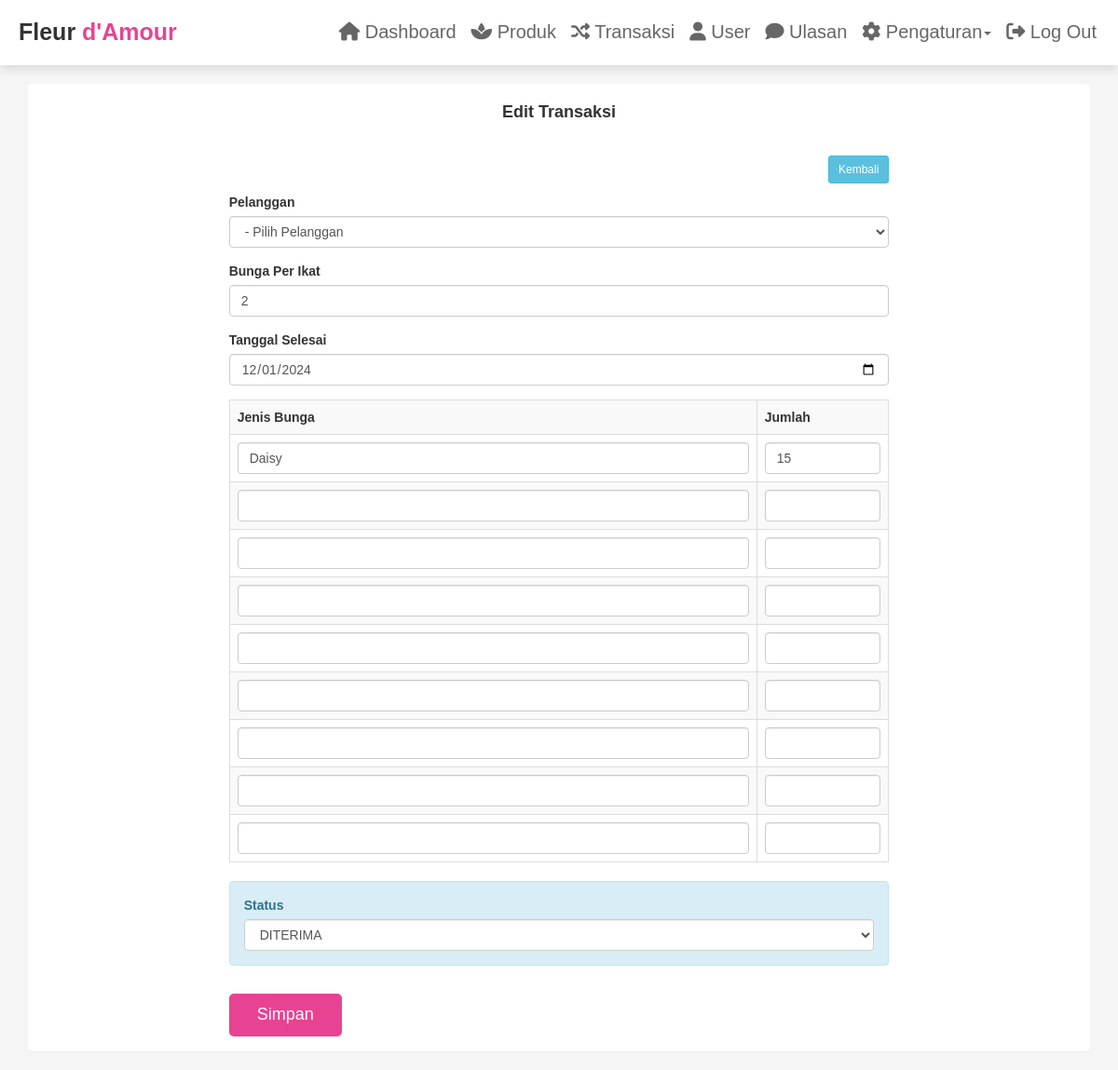
Screenshot of /flower_aulia/transaksi_edit.php?id=1 with the database file from the repository.
### tables this page shows
CREATE TABLE `transaksi` (
  `transaksi_id` int(100) NOT NULL,
  `transaksi_tgl` date NOT NULL,
  `user_id` int(100) NOT NULL,
  `jumlah` int(100) NOT NULL,
  `transaksi_harga` int(100) NOT NULL,
  `transaksi_status` int(100) NOT NULL
);

CREATE TABLE `bunga` (
  `id` int(100) NOT NULL,
  `transaksi_id` int(100) NOT NULL,
  `bunga` varchar(100) NOT NULL,
  `bunga_jumlah` int(100) NOT NULL
);

### flower_aulia/transaksi_edit.php (the view, shortened to what this page needs)
<!DOCTYPE html>
<html lang="en">
<head>
    <link rel="stylesheet" type="text/css" href="assets/css/bootstrap.css">
</head>
<body>
    <?php
    include 'header.php';?>
    <br>
<div class="container">
    <div class="panel">
        <center><div class="panel-heading"><h4><b>Edit Transaksi</b></h4></div></center>
        <div class="panel-body">
            <div class="col-md-8 col-md-offset-2">
                <a href="transaksi.php" class="btn btn-sm btn-info pull-right">Kembali</a>
                <br><br>
            <?php
                $id = $_GET['id'];
                $transaksi = mysqli_query($koneksi, "select * from transaksi where transaksi_id='$id'");
                while($t = mysqli_fetch_array($transaksi)){
            ?>
            <form action="transaksi_update.php" method="POST">
                <div class="form-group">
                    <label>Pelanggan</label>
                    <select class="form-control" name="nama" required="required">
                        <option value="">- Pilih Pelanggan</option>
                    </select>
                </div>
                <div class="form-group">
                    <label>Bunga Per Ikat</label>
                    <input type="number" name="jumlah" class="form-control" placeholder="Masukan jumlah bunga per ikat" required="required" value="<?php echo $t['jumlah'] ?>">
                </div>
                <div class="form-group">
                    <label>Tanggal Selesai</label>
                    <input type="date" name="transaksi_tgl" class="form-control" required="required" value="<?php echo $t['transaksi_tgl'] ?>">
                </div>
                <table class="table table-bordered table-striped">
                        <tr>
                            <th>Jenis Bunga</th>
                            <th width="20%">Jumlah</th>
                        </tr>
                        <?php
                            $transaksi_id = $t['transaksi_id'];
                            $bunga = mysqli_query($koneksi, "select * from bunga where transaksi_id ='$transaksi_id'");
                            while($b = mysqli_fetch_array($bunga)){
                        ?>
                        <tr>
                            <td><input type="text" class="form-control" name="bunga[]" value="<?php echo $b['bunga']; ?>"></td>
                            <td><input type="number" class="form-control" name="bunga_jumlah[]" value="<?php echo $b['bunga_jumlah']; ?>"></td>
                        </tr>
                        <?php
                            }
                        ?>
                        <tr>
                            <td><input type="text" class="form-control" name="bunga[]"></td>
                            <td><input type="number" class="form-control" name="bunga_jumlah[]"></td>
                        </tr>
                        <tr>
                            <td><input type="text" class="form-control" name="bunga[]"></td>
                            <td><input type="number" class="form-control" name="bunga_jumlah[]"></td>
                        </tr>
                        <tr>
                            <td><input type="text" class="form-control" name="bunga[]"></td>
                            <td><input type="number" class="form-control" name="bunga_jumlah[]"></td>
                        </tr>
                        <tr>
                            <td><input type="text" class="form-control" name="bunga[]"></td>
                            <td><input type="number" class="form-control" name="bunga_jumlah[]"></td>
                        </tr>
                        <tr>
                            <td><input type="text" class="form-control" name="bunga[]"></td>
                            <td><input type="number" class="form-control" name="bunga_jumlah[]"></td>
                        </tr>
                        <tr>
                            <td><input type="text" class="form-control" name="bunga[]"></td>
                            <td><input type="number" class="form-control" name="bunga_jumlah[]"></td>
                        </tr>
                        <tr>
                            <td><input type="text" class="form-control" name="bunga[]"></td>
                            <td><input type="number" class="form-control" name="bunga_jumlah[]"></td>
                        </tr>
                        <tr>
                            <td><input type="text" class="form-control" name="bunga[]"></td>
                            <td><input type="number" class="form-control" name="bunga_jumlah[]"></td>
                        </tr>
                    </table>
                    <div class="form-group alert alert-info">
                        <label>Status</label>
                        <select class="form-control" name="status" required="required">
                            <option <?php if($t['transaksi_status']=="0"){echo "selected='selected'";}?> value="0">DITERIMA</option>
                        </select>
                    </div>
                    <input type="submit" class="button" value="Simpan">
            </form>
            <?php
            }
            ?>
        </div>
    </div>
</div>
</body>
</html>

### flower_aulia/style.css (style rules this page uses)
:root { --pink:#e84393; --red:#c0392b; --orange:#f39c12; --black:#333; --white:#fff; --light-color:#666; --light-white:#ccc; --light-bg:#f5f5f5; --border:.2rem solid var(--black); --box-shadow:0 .5rem 1rem rgba(0,0,0,.1); }
* { font-family: Verdana, Geneva, Tahoma, sans-serif; margin:0; padding:0; box-sizing: border-box; outline: none; border:none; text-decoration: none; transition:all .2s linear; }
html { font-size: 62.5%; overflow-x: hidden; scroll-behavior: smooth; scroll-padding-top: 6.5rem; width: 100px 70px; }
body { background: var(--light-bg); }
.button, .delete-button, .option-button { display: inline-block; border-radius: .5rem; margin-top: 1rem; cursor: pointer; padding:1rem 3rem; text-transform: capitalize; text-decoration: none; }
.button { background-color: var(--pink); text-decoration: none; font-size: 1.8rem; color:var(--white); }

### rows the page displays
transaksi: jumlah "2", transaksi_tgl "12/01/2024", status "DITERIMA"
bunga: bunga "Daisy", bunga_jumlah "15"
